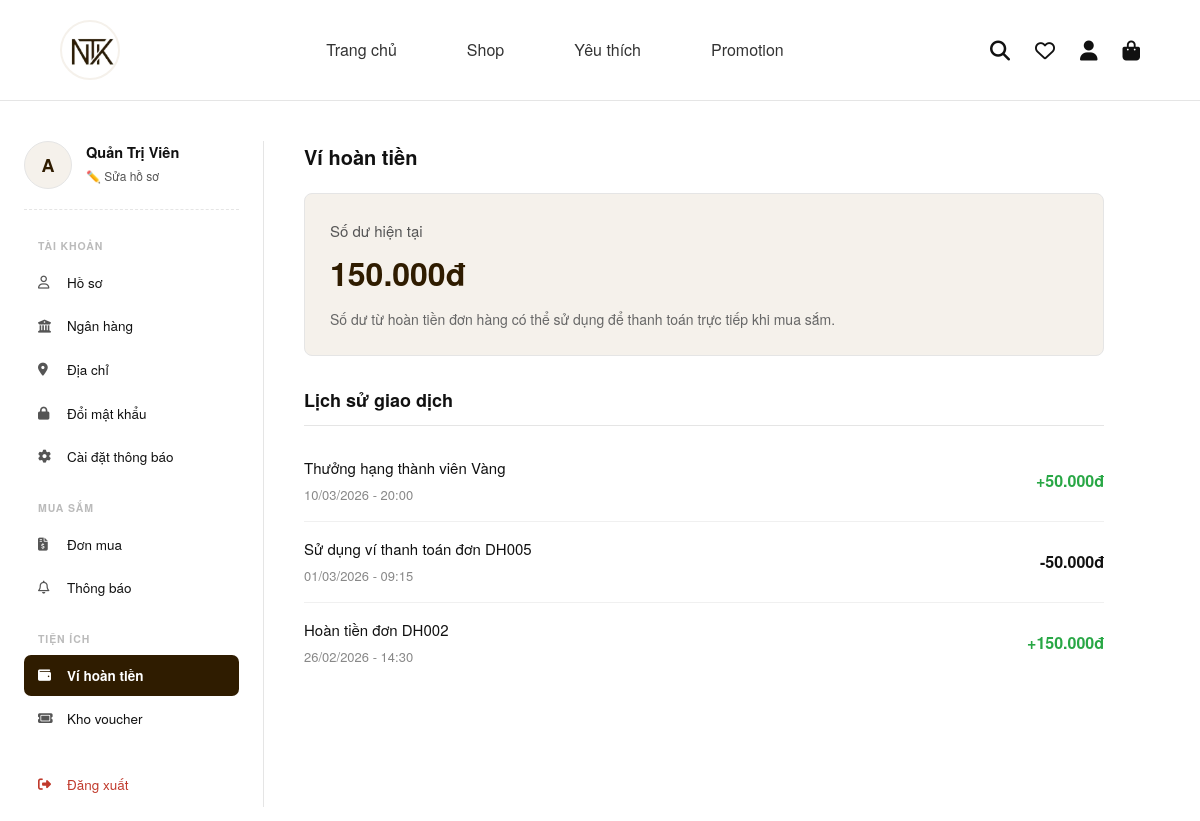
/views/user/dashboard.php?view=vihoantien (signed in), run on the app's committed database.
### tables this page shows
CREATE TABLE `users` (
  `user_id` char(5) NOT NULL,
  `username` varchar(50) NOT NULL,
  `password` varchar(50) NOT NULL,
  `fullname` varchar(100) DEFAULT NULL,
  `email` varchar(100) DEFAULT NULL,
  `phonenumber` varchar(10) DEFAULT NULL,
  `address` text DEFAULT NULL,
  `verification_code` varchar(6) DEFAULT NULL,
  `verification_code_expires_at` datetime DEFAULT NULL,
  `is_verified` int(11) DEFAULT 0,
  `role` int(11) DEFAULT 0,
  `status` int(11) DEFAULT 1,
  `created_at` datetime DEFAULT current_timestamp(),
  `total_orders` int(11) DEFAULT 0,
  `total_spend` decimal(15,2) DEFAULT 0.00,
  `bank_name` varchar(100) DEFAULT NULL,
  `bank_account_number` varchar(20) DEFAULT NULL,
  `bank_account_name` varchar(100) DEFAULT NULL,
  `wallet_balance` decimal(15,2) DEFAULT 0.00
);

CREATE TABLE `wallet_transactions` (
  `transaction_id` int(11) NOT NULL,
  `user_id` char(5) DEFAULT NULL,
  `amount` decimal(15,2) NOT NULL,
  `transaction_type` int(11) NOT NULL,
  `description` varchar(255) DEFAULT NULL,
  `related_order_id` char(5) DEFAULT NULL,
  `created_at` datetime DEFAULT current_timestamp()
);

### src/views/user/wallet.php (the view, shortened to what this page needs)
<?php
$user_id = $_SESSION['user_id'] ?? null;
global $conn;
$current_balance = 0;
$transactions = [];
if (isset($conn) && $conn !== null && $user_id) {
    try {
        $stmt_balance = $conn->prepare("
            SELECT SUM(CASE WHEN transaction_type = 1 THEN amount ELSE -amount END) as balance
            FROM Wallet_Transactions
            WHERE user_id = :user_id
        ");
        $stmt_balance->execute(['user_id' => $user_id]);
        $balance_result = $stmt_balance->fetch(PDO::FETCH_ASSOC);
        $current_balance = $balance_result['balance'] ?? 0;
        $stmt_tx = $conn->prepare("
            SELECT wt.amount, wt.transaction_type, wt.description, wt.created_at
            FROM Wallet_Transactions wt
            JOIN Users u ON wt.user_id = u.user_id
            WHERE u.user_id = :user_id
            ORDER BY wt.created_at DESC
        ");
        $stmt_tx->execute(['user_id' => $user_id]);
        $transactions = $stmt_tx->fetchAll(PDO::FETCH_ASSOC);
    } catch (PDOException $e) {
        echo "<script>console.error('Lỗi DB: " . addslashes($e->getMessage()) . "');</script>";
    }
}
if (!function_exists('formatVND')) {
    function formatVND($amount) {
        return number_format((float)$amount, 0, ',', '.') . 'đ';
    }
}
?>
<div class="wallet-wrapper">
    <div class="wallet-header">Ví hoàn tiền</div>
    <div class="balance-card">
        <div class="balance-label">Số dư hiện tại</div>
        <div class="balance-amount"><?= formatVND($current_balance) ?></div>
        <div class="balance-desc">Số dư từ hoàn tiền đơn hàng có thể sử dụng để thanh toán trực tiếp khi mua sắm.</div>
    </div>
    <div class="tx-section-title">Lịch sử giao dịch</div>
    <?php if (empty($transactions)): ?>
        <div class="tx-empty">
            Chưa có giao dịch nào.
        </div>
    <?php else: ?>
        <div class="tx-list">
            <?php foreach ($transactions as $tx): ?>
                <div class="tx-item">
                    <div class="tx-info-left">
                        <span class="tx-title"><?= htmlspecialchars($tx['description'] ?? 'Giao dịch') ?></span>
                        <span class="tx-date"><?= date('d/m/Y - H:i', strtotime($tx['created_at'])) ?></span>
                    </div>
                    <?php if ($tx['transaction_type'] == 1): ?>
                        <div class="tx-amount plus">+<?= formatVND($tx['amount']) ?></div>
                    <?php else: ?>
                        <div class="tx-amount minus">-<?= formatVND($tx['amount']) ?></div>
                    <?php endif; ?>
                </div>
            <?php endforeach; ?>
        </div>
    <?php endif; ?>
</div>

### src/views/user/dashboard.php (shortened to what this page needs)
<?php
require_once __DIR__ . '/../../config/database.php';
try {
    $stmt = $conn->prepare("SELECT * FROM Users WHERE user_id = :user_id");
    $stmt->execute(['user_id' => $_SESSION['user_id']]);
    $current_user = $stmt->fetch(PDO::FETCH_ASSOC);
} catch (PDOException $e) {
    echo "Lỗi: " . $e->getMessage();
    exit;
}
$view = isset($_GET['view']) ? $_GET['view'] : 'hoso';
?>
<!DOCTYPE html>
<html lang="vi">
<head>
    <link rel="stylesheet" href="https://cdnjs.cloudflare.com/ajax/libs/font-awesome/6.4.0/css/all.min.css">
    <link rel="stylesheet" href="../../assets/css/style.css">
</head>
<body>
<header class="main-header">
    <div class="header-container">
        <div class="logo">
            <a href="../../index.php">
                <img src="../../assets/images/logo-ntk.png" alt="NTK Logo">
            </a>
        </div>
        <nav class="navbar">
            <ul>
                <li><a href="../../index.php">Trang chủ</a></li>
                <li><a href="../../product.php">Shop</a></li>
                <li><a href="../../wishlist.php">Yêu thích</a></li>
                <li><a href="../../promotion.php">Promotion</a></li>
            </ul>
        </nav>
        <div class="header-icons">
            <a href="javascript:void(0)" onclick="toggleSearch()" title="Tìm kiếm">
                <i class="fa-solid fa-magnifying-glass"></i>
            </a>
            <a href="../../wishlist.php" title="Yêu thích">
                <i class="fa-regular fa-heart"></i>
            </a>
            <a href="dashboard.php" title="Tài khoản">
                <i class="fa-solid fa-user"></i>
            </a>
            <a href="../../cart.php" class="cart-icon" title="Giỏ hàng">
                <i class="fa-solid fa-bag-shopping"></i>
            </a>
        </div>
    </div>
</header>
<div class="dashboard-wrap">
    <aside class="dashboard-sidebar">
        <div class="user-card">
            <div class="user-avatar"><?= strtoupper(substr($current_user['username'], 0, 1)) ?></div>
            <div>
                <div class="user-name"><?= htmlspecialchars($current_user['fullname'] ?: $current_user['username']) ?></div>
                <a href="dashboard.php?view=hoso" class="user-edit">✏️ Sửa hồ sơ</a>
            </div>
        </div>
        <div class="menu-section-title">Tài khoản</div>
        <ul class="sidebar-menu">
            <li><a href="dashboard.php?view=hoso"       class="<?= $view=='hoso'      ?'active':'' ?>"><i class="fa-regular fa-user"></i>Hồ sơ</a></li>
            <li><a href="dashboard.php?view=nganhang"   class="<?= $view=='nganhang'  ?'active':'' ?>"><i class="fa-solid fa-building-columns"></i>Ngân hàng</a></li>
            <li><a href="dashboard.php?view=diachi"     class="<?= $view=='diachi'    ?'active':'' ?>"><i class="fa-solid fa-location-dot"></i>Địa chỉ</a></li>
            <li><a href="dashboard.php?view=doimatkhau" class="<?= $view=='doimatkhau'?'active':'' ?>"><i class="fa-solid fa-lock"></i>Đổi mật khẩu</a></li>
            <li><a href="dashboard.php?view=caidat"     class="<?= $view=='caidat'    ?'active':'' ?>"><i class="fa-solid fa-gear"></i>Cài đặt thông báo</a></li>
        </ul>
        <div class="menu-section-title">Mua sắm</div>
        <ul class="sidebar-menu">
            <li><a href="dashboard.php?view=donmua"   class="<?= $view=='donmua'  ?'active':'' ?>"><i class="fa-solid fa-file-invoice-dollar"></i>Đơn mua</a></li>
            <li><a href="dashboard.php?view=thongbao" class="<?= $view=='thongbao'?'active':'' ?>"><i class="fa-regular fa-bell"></i>Thông báo</a></li>
        </ul>
        <div class="menu-section-title">Tiện ích</div>
        <ul class="sidebar-menu">
            <li><a href="dashboard.php?view=vihoantien" class="<?= $view=='vihoantien'?'active':'' ?>"><i class="fa-solid fa-wallet"></i>Ví hoàn tiền</a></li>
            <li><a href="dashboard.php?view=khovoucher" class="<?= ($view=='khovoucher'||$view=='all_coupons')?'active':'' ?>"><i class="fa-solid fa-ticket"></i>Kho voucher</a></li>
        </ul>
        <div style="margin-top: 24px;">
            <ul class="sidebar-menu">
                <li><a href="../logout.php" class="logout"><i class="fa-solid fa-right-from-bracket"></i>Đăng xuất</a></li>
            </ul>
        </div>
    </aside>
    <main class="dashboard-content">
        <?php
            switch ($view) {
                case 'vihoantien':  include 'wallet.php';                 break;
            }
        ?>
    </main>
</div>
</body>
</html>

### src/assets/css/style.css (style rules this page uses)
:root { --primary-color: #2f1c00; --bg-color: #ffffff; --beige-color: #f5f1eb; --border-color: #e5e5e5; --text-color: #111111; --font-main: 'Helvetica Neue', Arial, sans-serif; }
* { margin: 0; padding: 0; box-sizing: border-box; }
body { font-family: var(--font-main); color: var(--text-color); background-color: var(--bg-color); line-height: 1.6; }
a { text-decoration: none; color: inherit; transition: color 0.3s ease; }
ul { list-style: none; }
.main-header { border-bottom: 1px solid var(--border-color); padding: 20px 0; background-color: var(--bg-color); position: sticky; top: 0; z-index: 1000; }
.header-container { width: 90%; max-width: 1400px; margin: 0 auto; display: flex; justify-content: space-between; align-items: center; }
.logo img { height: 45px; object-fit: contain; }
.navbar ul { display: flex; gap: 40px; }
.navbar ul li a { font-weight: 500; font-size: 16px; padding-bottom: 5px; }
.header-icons { display: flex; gap: 25px; align-items: center; font-size: 20px; }
.cart-icon { position: relative; }
body { margin: 0; font-family: 'Segoe UI', Arial, sans-serif; background: #fdfcfb; color: #333; }
header { display: flex; justify-content: space-between; align-items: center; padding: 10px 40px; background: white; border-bottom: 1px solid #eee; position: sticky; top: 0; z-index: 1000; }
.logo img { height: 60px; width: 60px; border-radius: 50%; object-fit: cover; display: block; border: 2px solid #f5f1eb; }
nav a { margin: 0 15px; text-decoration: none; color: #333; font-weight: 600; }

### src/views/user/dashboard.php (style rules this page uses)
:root { --primary: #2f1c00; --bg: #ffffff; --beige: #f5f1eb; --border: #e5e5e5; --text: #111111; --muted: #555555; }
* { box-sizing: border-box; }
html, body { margin: 0; padding: 0; }
body { font-family: "Helvetica Neue", Helvetica, Arial, sans-serif; background: var(--bg); color: var(--text); }
.main-header { position: sticky; top: 0; z-index: 1000; }
.dashboard-wrap { display: flex; max-width: 1240px; margin: 40px auto 60px; padding: 0 24px; gap: 0; min-height: 600px; }
.dashboard-sidebar { width: 240px; flex-shrink: 0; padding-right: 24px; border-right: 1px solid var(--border); }
.user-card { display: flex; align-items: center; margin-bottom: 28px; padding-bottom: 20px; border-bottom: 1px dashed var(--border); }
.user-avatar { width: 48px; height: 48px; border-radius: 50%; background: var(--beige); border: 1.5px solid var(--border); display: flex; align-items: center; justify-content: center; font-size: 18px; font-weight: 700; color: var(--primary); margin-right: 14px; flex-shrink: 0; }
.user-name { font-weight: 600; font-size: 14.5px; line-height: 1.3; }
.user-edit { font-size: 12px; color: var(--muted); text-decoration: none; }
.menu-section-title { font-size: 10.5px; font-weight: 700; color: #bbb; letter-spacing: 0.9px; text-transform: uppercase; margin: 22px 0 7px 14px; }
.sidebar-menu { list-style: none; padding: 0; margin: 0; }
.sidebar-menu a { display: flex; align-items: center; padding: 10px 14px; border-radius: 7px; font-size: 13.5px; color: var(--text); text-decoration: none; margin-bottom: 2px; transition: background 0.18s, color 0.18s; }
.sidebar-menu a i { width: 18px; margin-right: 11px; color: var(--muted); font-size: 13px; transition: color 0.18s; }
.sidebar-menu a.active { background: var(--primary); color: #fff; font-weight: 600; }
.sidebar-menu a.active i { color: #fff; }
.sidebar-menu a.logout { color: #c0392b; }
.sidebar-menu a.logout i { color: #c0392b; }
.dashboard-content { flex: 1; padding-left: 40px; min-width: 0; }

### data on the page
users: username "A", fullname "Quản Trị Viên"
wallet_transactions: description "Thưởng hạng thành viên Vàng", created_at "10/03/2026 - 20:00", amount "50.000đ"
wallet_transactions: description "Sử dụng ví thanh toán đơn DH005", created_at "01/03/2026 - 09:15", amount "50.000đ"
wallet_transactions: description "Hoàn tiền đơn DH002", created_at "26/02/2026 - 14:30", amount "150.000đ"

### other printed values
formatVND($current_balance) "150.000đ"
